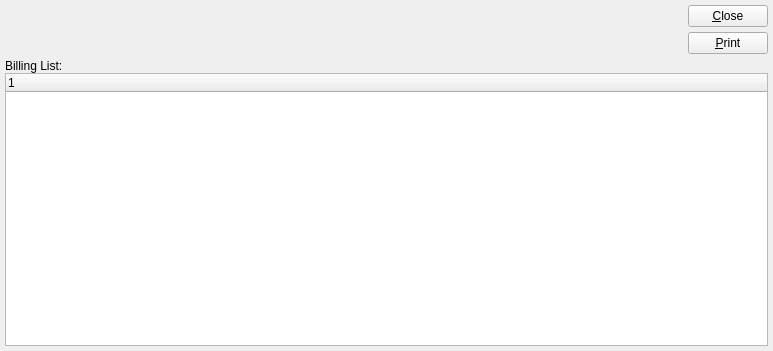
<?xml version="1.0" encoding="UTF-8"?>
<ui version="4.0">
 <comment>This file is part of the xTuple ERP: PostBooks Edition, a free and
open source Enterprise Resource Planning software suite,
Copyright (c) 1999-2018 by OpenMFG LLC, d/b/a xTuple.
It is licensed to you under the Common Public Attribution License
version 1.0, the full text of which (including xTuple-specific Exhibits)
is available at www.xtuple.com/CPAL.  By using this software, you agree
to be bound by its terms.</comment>
 <class>creditMemoEditList</class>
 <widget class="QWidget" name="creditMemoEditList">
  <property name="geometry">
   <rect>
    <x>0</x>
    <y>0</y>
    <width>773</width>
    <height>351</height>
   </rect>
  </property>
  <property name="windowTitle">
   <string>Sales Credit Edit List</string>
  </property>
  <layout class="QVBoxLayout">
   <item>
    <layout class="QHBoxLayout">
     <property name="spacing">
      <number>0</number>
     </property>
     <property name="margin">
      <number>0</number>
     </property>
     <item>
      <spacer name="Spacer129">
       <property name="orientation">
        <enum>Qt::Horizontal</enum>
       </property>
       <property name="sizeType">
        <enum>QSizePolicy::Expanding</enum>
       </property>
       <property name="sizeHint" stdset="0">
        <size>
         <width>20</width>
         <height>20</height>
        </size>
       </property>
      </spacer>
     </item>
     <item>
      <layout class="QVBoxLayout">
       <property name="spacing">
        <number>5</number>
       </property>
       <property name="margin">
        <number>0</number>
       </property>
       <item>
        <widget class="QPushButton" name="_close">
         <property name="text">
          <string>&amp;Close</string>
         </property>
        </widget>
       </item>
       <item>
        <widget class="QPushButton" name="_print">
         <property name="text">
          <string>&amp;Print</string>
         </property>
        </widget>
       </item>
      </layout>
     </item>
    </layout>
   </item>
   <item>
    <layout class="QVBoxLayout">
     <property name="spacing">
      <number>0</number>
     </property>
     <property name="margin">
      <number>0</number>
     </property>
     <item>
      <widget class="QLabel" name="_billingListLit">
       <property name="text">
        <string>Billing List:</string>
       </property>
      </widget>
     </item>
     <item>
      <widget class="XTreeWidget" name="_cmhead">
       <property name="sizePolicy">
        <sizepolicy hsizetype="Expanding" vsizetype="Expanding">
         <horstretch>0</horstretch>
         <verstretch>0</verstretch>
        </sizepolicy>
       </property>
       <property name="minimumSize">
        <size>
         <width>0</width>
         <height>100</height>
        </size>
       </property>
      </widget>
     </item>
    </layout>
   </item>
  </layout>
 </widget>
 <layoutdefault spacing="5" margin="5"/>
 <customwidgets>
  <customwidget>
   <class>XTreeWidget</class>
   <extends>QTreeWidget</extends>
   <header>xtreewidget.h</header>
   <container>1</container>
  </customwidget>
 </customwidgets>
 <tabstops>
  <tabstop>_cmhead</tabstop>
  <tabstop>_print</tabstop>
  <tabstop>_close</tabstop>
 </tabstops>
 <includes>
  <include location="global">parameter.h</include>
 </includes>
 <resources/>
 <connections>
  <connection>
   <sender>_close</sender>
   <signal>clicked()</signal>
   <receiver>creditMemoEditList</receiver>
   <slot>close()</slot>
   <hints>
    <hint type="sourcelabel">
     <x>20</x>
     <y>20</y>
    </hint>
    <hint type="destinationlabel">
     <x>20</x>
     <y>20</y>
    </hint>
   </hints>
  </connection>
 </connections>
</ui>
